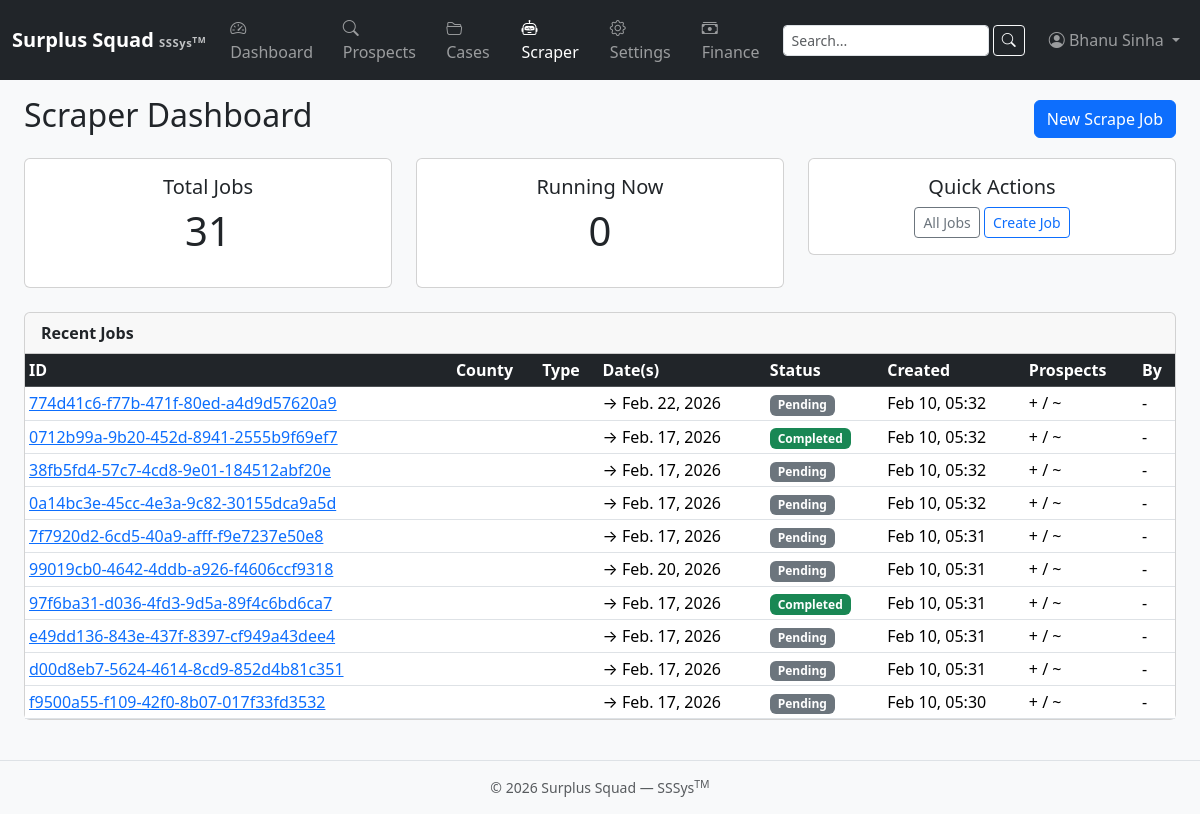
Page /scraper/ (signed in) on the committed database.
### apps/scraper/models.py (models this page shows, shortened)
class ScrapingJob(models.Model):
    STATUS_CHOICES = [
        ('pending', 'Pending'),
        ('running', 'Running'),
        ('completed', 'Completed'),
        ('failed', 'Failed'),
    ]
    id = models.UUIDField(primary_key=True, default=uuid.uuid4, editable=False)
    name = models.CharField(max_length=255, help_text="Descriptive name for the job")
    group_name = models.CharField(
        max_length=255,
        blank=True,
        default='',
        help_text="Optional label used to group related jobs",
    )
    state = models.CharField(max_length=10, default='FL', help_text="State code (e.g., 'FL')")
    county = models.CharField(max_length=150, help_text="County name")
    status = models.CharField(max_length=32, choices=STATUS_CHOICES, default='pending')
    created_by = models.ForeignKey(User, on_delete=models.SET_NULL, null=True, blank=True, related_name='scraping_jobs')
    start_date = models.DateField()
    end_date = models.DateField()
    rows_processed = models.IntegerField(default=0)
    rows_success = models.IntegerField(default=0)
    rows_failed = models.IntegerField(default=0)
    custom_params = models.JSONField(default=dict, blank=True, help_text="Custom parameters as JSON")
    is_active = models.BooleanField(default=True, help_text="Soft delete flag")
    task_id = models.CharField(max_length=255, blank=True, help_text="Thread ID or execution identifier")
    created_at = models.DateTimeField(auto_now_add=True)
    updated_at = models.DateTimeField(auto_now=True)
    class Meta:
        ordering = ['-created_at']
        verbose_name_plural = "Scraping Jobs"

### apps/scraper/views.py (the view)
# urls.py: path("", views.DashboardView.as_view(), name="dashboard_v2"),
class DashboardView(AdminRequiredMixin, TemplateView):
    template_name = "scraper/dashboard.html"
    def get_context_data(self, **kwargs):
        ctx = super().get_context_data(**kwargs)
        total_jobs = ScrapingJob.objects.filter(is_active=True).count()
        pending_jobs = ScrapingJob.objects.filter(status='pending', is_active=True).count()
        running_jobs = ScrapingJob.objects.filter(status='running', is_active=True).count()
        completed_jobs = ScrapingJob.objects.filter(status='completed', is_active=True).count()
        failed_jobs = ScrapingJob.objects.filter(status='failed', is_active=True).count()
        recent_jobs = ScrapingJob.objects.filter(is_active=True).order_by('-created_at')[:10]
        recent_errors = JobError.objects.select_related('job').order_by('-created_at')[:10]
        jobs_by_state = ScrapingJob.objects.filter(is_active=True).values('state').annotate(
            count=Count('id'),
            failed=Count('id', filter=Q(status='failed')),
            success=Count('id', filter=Q(status='completed'))
        )
        ctx.update({
            'total_jobs': total_jobs,
            'pending_jobs': pending_jobs,
            'running_jobs': running_jobs,
            'completed_jobs': completed_jobs,
            'failed_jobs': failed_jobs,
            'recent_jobs': recent_jobs,
            'recent_errors': recent_errors,
            'jobs_by_state': jobs_by_state,
        })
        return ctx

### apps/accounts/mixins.py (called while the page is built)
    def test_func(self):
        user = self.request.user
        return hasattr(user, 'profile') and user.profile.is_admin

### apps/accounts/models.py (called while the page is built)
    @property
    def can_view_prospects(self):
        return self.role in {self.ROLE_PROSPECTS_ONLY, self.ROLE_BOTH, self.ROLE_ADMIN}

    @property
    def can_view_cases(self):
        return self.role in {self.ROLE_CASES_ONLY, self.ROLE_BOTH, self.ROLE_ADMIN}

    @property
    def is_admin(self):
        return self.role == self.ROLE_ADMIN or self.user.is_superuser

### templates/scraper/dashboard.html (shortened to what this page needs)
{% extends "base.html" %}
{% block content %}
<div class="d-flex justify-content-between align-items-center mb-3">
  <h2>Scraper Dashboard</h2>
  <a href="{% url 'scraper:job_create' %}" class="btn btn-primary">New Scrape Job</a>
</div>
<div class="row mb-4">
  <div class="col-md-4">
    <div class="card text-center">
      <div class="card-body">
        <h5 class="card-title">Total Jobs</h5>
        <p class="display-6">{{ total_jobs }}</p>
      </div>
    </div>
  </div>
  <div class="col-md-4">
    <div class="card text-center">
      <div class="card-body">
        <h5 class="card-title">Running Now</h5>
        <p class="display-6 {% if running_jobs > 0 %}text-warning{% endif %}">{{ running_jobs }}</p>
      </div>
    </div>
  </div>
  <div class="col-md-4">
    <div class="card text-center">
      <div class="card-body">
        <h5 class="card-title">Quick Actions</h5>
        <a href="{% url 'scraper:job_list' %}" class="btn btn-outline-secondary btn-sm">All Jobs</a>
        <a href="{% url 'scraper:job_create' %}" class="btn btn-outline-primary btn-sm">Create Job</a>
      </div>
    </div>
  </div>
</div>
<div class="card">
  <div class="card-header"><strong>Recent Jobs</strong></div>
  <div class="table-responsive">
    <table class="table table-hover table-sm mb-0">
      <thead class="table-dark">
        <tr>
          <th>ID</th>
          <th>County</th>
          <th>Type</th>
          <th>Date(s)</th>
          <th>Status</th>
          <th>Created</th>
          <th>Prospects</th>
          <th>By</th>
        </tr>
      </thead>
      <tbody>
        {% for job in recent_jobs %}
        <tr>
          <td><a href="{% url 'scraper:job_detail' job.pk %}">{{ job.pk }}</a></td>
          <td>{{ job.county.name }}</td>
          <td></td>
          <td>
            {{ job.target_date }}{% if job.end_date %} &rarr; {{ job.end_date }}{% endif %}
          </td>
          <td>
            {% if job.status == "completed" %}<span class="badge bg-success">Completed</span>
            {% elif job.status == "running" %}<span class="badge bg-warning text-dark">Running</span>
            {% elif job.status == "failed" %}<span class="badge bg-danger">Failed</span>
            {% else %}<span class="badge bg-secondary">Pending</span>{% endif %}
          </td>
          <td>{{ job.created_at|date:"M d, H:i" }}</td>
          <td>+{{ job.prospects_created }} / ~{{ job.prospects_updated }}</td>
          <td>{{ job.triggered_by.username|default:"-" }}</td>
        </tr>
        {% empty %}
        <tr><td colspan="8" class="text-center text-muted">No scrape jobs yet.</td></tr>
        {% endfor %}
      </tbody>
    </table>
  </div>
</div>
{% endblock %}

### templates/includes/navbar.html (shortened to what this page needs)
<nav class="navbar navbar-expand-lg navbar-dark bg-dark">
  <div class="container-fluid">
    <a class="navbar-brand d-flex flex-column lh-1" href="{% url 'dashboard:home' %}">
      <span class="fw-bold">Surplus Squad
      <small class="text-light opacity-75" style="font-size:.7rem;">SSSys<sup>TM</sup></small>
    </span>
    </a>
    <div class="collapse navbar-collapse" id="mainNav">
      {% if user.is_authenticated %}
      <ul class="navbar-nav me-auto">
        <li class="nav-item">
          <a class="nav-link {% if request.resolver_match.app_name == 'dashboard' %}active{% endif %}"
             href="{% url 'dashboard:home' %}">
            <i class="bi bi-speedometer2"></i> Dashboard
          </a>
        </li>
        {% if user.profile.can_view_prospects or user.is_superuser %}
        <li class="nav-item">
          <a class="nav-link {% if request.resolver_match.app_name == 'prospects' %}active{% endif %}"
             href="{% url 'prospects:type_select' %}">
            <i class="bi bi-search"></i> Prospects
          </a>
        </li>
        {% endif %}
        {% if user.profile.can_view_cases or user.is_superuser %}
        <li class="nav-item">
          <a class="nav-link {% if request.resolver_match.app_name == 'cases' %}active{% endif %}"
             href="{% url 'cases:list' %}">
            <i class="bi bi-folder2-open"></i> Cases
          </a>
        </li>
        {% endif %}
        {% if user.profile.is_admin or user.is_superuser %}
        <li class="nav-item">
          <a class="nav-link {% if request.resolver_match.app_name == 'scraper' %}active{% endif %}"
             href="{% url 'scraper:dashboard' %}">
            <i class="bi bi-robot"></i> Scraper
          </a>
        </li>
        <li class="nav-item">
          <a class="nav-link {% if request.resolver_match.app_name == 'settings_app' or request.resolver_match.app_name == 'locations' %}active{% endif %}"
             href="{% url 'settings_app:home' %}">
            <i class="bi bi-gear"></i> Settings
          </a>
        </li>
        {% endif %}
        {% if user.profile.is_admin or user.is_superuser or user.profile.can_manage_finance_settings %}
        <li class="nav-item">
          <a class="nav-link {% if request.resolver_match.app_name == 'settings_app' and request.resolver_match.url_name == 'finance' %}active{% endif %}"
             href="{% url 'settings_app:finance' %}">
            <i class="bi bi-cash-stack"></i> Finance
          </a>
        </li>
        {% endif %}
      </ul>
      <form class="d-flex me-3" method="get" action="{% url 'search' %}">
        <input class="form-control form-control-sm me-1" type="search" name="q" placeholder="Search..." aria-label="Search" value="{{ request.GET.q|default:'' }}">
        <button class="btn btn-sm btn-outline-light" type="submit"><i class="bi bi-search"></i></button>
      </form>
      <ul class="navbar-nav">
        <li class="nav-item dropdown">
          <a class="nav-link dropdown-toggle" href="#" id="userMenu"
             role="button" data-bs-toggle="dropdown" aria-expanded="false">
            <i class="bi bi-person-circle"></i> {{ user.get_full_name|default:user.username }}
          </a>
        </li>
      </ul>
      {% endif %}
    </div>
  </div>
</nav>

### static/css/style.css (style rules this page uses)
body { min-height: 100vh; display: flex; flex-direction: column; background-color: #f8f9fa; }
.navbar-brand small { letter-spacing: .05em; }
.card { transition: box-shadow .15s ease-in-out; }
.table th { white-space: nowrap; }

### rows in the picture
ScrapingJob: pk "774d41c6-f77b-471f-80ed-a4d9d57620a9", end_date "Feb. 22, 2026", status "Pending", created_at "Feb 10, 05:32", triggered_by.username "-"
ScrapingJob: pk "0712b99a-9b20-452d-8941-2555b9f69ef7", end_date "Feb. 17, 2026", status "Completed", created_at "Feb 10, 05:32", triggered_by.username "-"
ScrapingJob: pk "38fb5fd4-57c7-4cd8-9e01-184512abf20e", end_date "Feb. 17, 2026", status "Pending", created_at "Feb 10, 05:32", triggered_by.username "-"
ScrapingJob: pk "0a14bc3e-45cc-4e3a-9c82-30155dca9a5d", end_date "Feb. 17, 2026", status "Pending", created_at "Feb 10, 05:32", triggered_by.username "-"
ScrapingJob: pk "7f7920d2-6cd5-40a9-afff-f9e7237e50e8", end_date "Feb. 17, 2026", status "Pending", created_at "Feb 10, 05:31", triggered_by.username "-"
ScrapingJob: pk "99019cb0-4642-4ddb-a926-f4606ccf9318", end_date "Feb. 20, 2026", status "Pending", created_at "Feb 10, 05:31", triggered_by.username "-"
ScrapingJob: pk "97f6ba31-d036-4fd3-9d5a-89f4c6bd6ca7", end_date "Feb. 17, 2026", status "Completed", created_at "Feb 10, 05:31", triggered_by.username "-"
ScrapingJob: pk "e49dd136-843e-437f-8397-cf949a43dee4", end_date "Feb. 17, 2026", status "Pending", created_at "Feb 10, 05:31", triggered_by.username "-"
ScrapingJob: pk "d00d8eb7-5624-4614-8cd9-852d4b81c351", end_date "Feb. 17, 2026", status "Pending", created_at "Feb 10, 05:31", triggered_by.username "-"
ScrapingJob: pk "f9500a55-f109-42f0-8b07-017f33fd3532", end_date "Feb. 17, 2026", status "Pending", created_at "Feb 10, 05:30", triggered_by.username "-"

### other values in the picture
{{ user.get_full_name|default:user.username }} "Bhanu Sinha"
{{ total_jobs }} "31"
{{ running_jobs }} "0"
